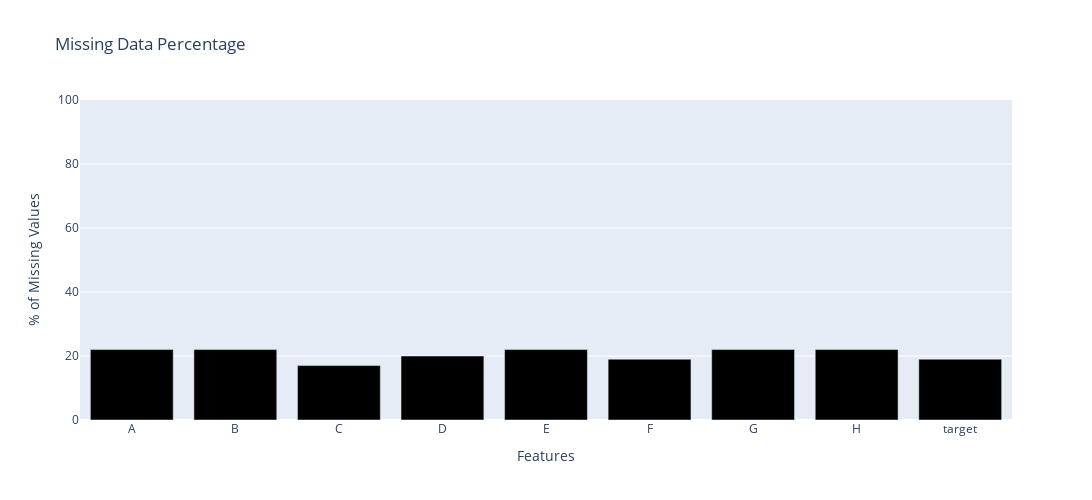
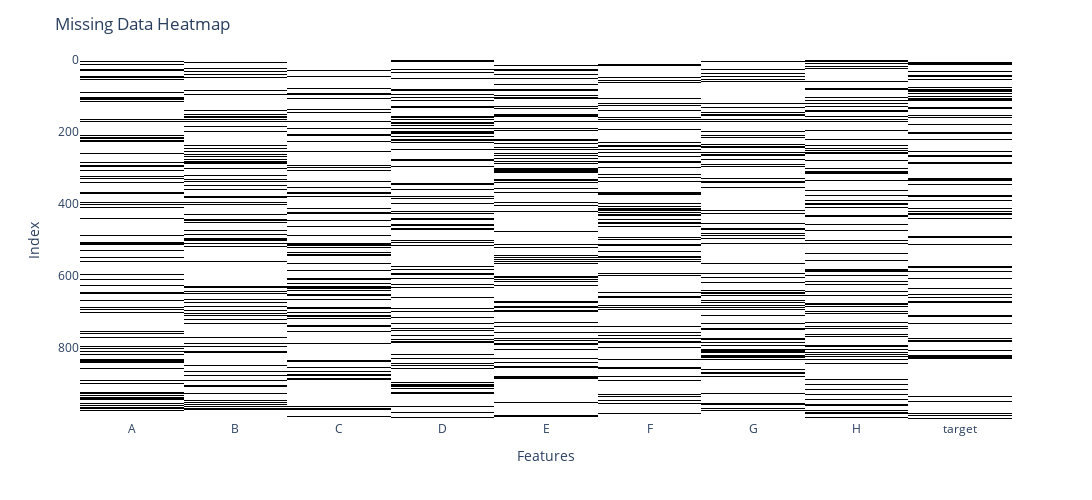

Here is the notebook cell these charts were saved with, in order:
### Code cell
plt.style.use("ggplot")
importlib.reload(veda)

veda.viz_missing_interactive(df=data)

### Figure 1 — Plotly figure (JSON) as saved in the notebook; plotly's stock layout.template omitted (floating-point values rounded to 4 significant figures)
{"data": [{"alignmentgroup": "True", "hovertemplate": "variable=0<br>index=%{x}<br>value=%{y}<extra></extra>", "legendgroup": "0", "marker": {"color": "black", "pattern": {"shape": ""}}, "name": "0", "offsetgroup": "0", "orientation": "v", "showlegend": false, "textposition": "auto", "type": "bar", "x": ["A", "B", "C", "D", "E", "F", "G", "H", "target"], "xaxis": "x", "y": [22, 22, 17, 20, 22, 19, 22, 22, 19], "yaxis": "y"}], "layout": {"barmode": "relative", "height": 500, "legend": {"title": {"text": "variable"}, "tracegroupgap": 0}, "title": {"text": "Missing Data Percentage"}, "width": 1280, "xaxis": {"anchor": "y", "domain": [0, 1], "title": {"text": "Features"}}, "yaxis": {"anchor": "x", "domain": [0, 1], "range": [0, 100], "title": {"text": "% of Missing Values"}}}}

### Figure 2 — Plotly figure (JSON) as saved in the notebook; plotly's stock layout.template omitted (floating-point values rounded to 4 significant figures; data arrays with more than 128 entries replaced by an {"elided": "..."} marker saying what was removed)
{"data": [{"coloraxis": "coloraxis", "hovertemplate": "x: %{x}<br>y: %{y}<br>color: %{z}<extra></extra>", "name": "0", "type": "heatmap", "x": ["A", "B", "C", "D", "E", "F", "G", "H", "target"], "xaxis": "x", "y": {"elided": "1000 int values"}, "yaxis": "y", "z": {"elided": "1000x9 int values"}}], "layout": {"coloraxis": {"colorscale": [[0, "white"], [1, "black"]], "showscale": false}, "height": 500, "margin": {"t": 60}, "title": {"text": "Missing Data Heatmap"}, "width": 1280, "xaxis": {"anchor": "y", "constrain": "domain", "domain": [0, 1], "scaleanchor": "y", "title": {"text": "Features"}}, "yaxis": {"anchor": "x", "autorange": "reversed", "constrain": "domain", "domain": [0, 1], "title": {"text": "Index"}}}}
